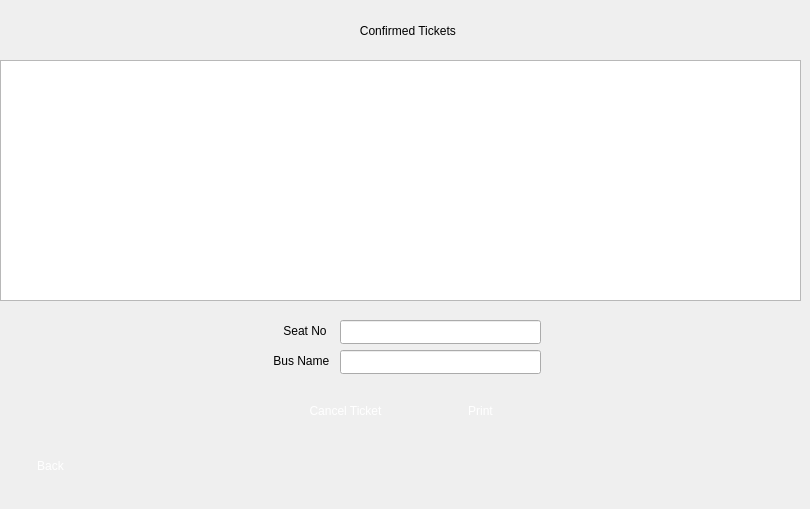
    <widget class="QWidget" name="My_ticket_page_2">
     <widget class="QPushButton" name="My_ticket_back_button_2">
      <property name="geometry">
       <rect>
        <x>10</x>
        <y>450</y>
        <width>81</width>
        <height>31</height>
       </rect>
      </property>
      <property name="styleSheet">
       <string notr="true">font: 700 9pt &quot;Segoe UI&quot;;
color: rgb(255, 255, 255);
image: url(:/new/prefix1/ImageC/button4.png);
border-style: solid;

 border-radius:10px;
 max-width:200px;
 max-height:200px;
 min-width:0px;
 min-height:0px;</string>
      </property>
      <property name="text">
       <string>Back</string>
      </property>
     </widget>
     <widget class="QLabel" name="label_25">
      <property name="geometry">
       <rect>
        <x>300</x>
        <y>10</y>
        <width>221</width>
        <height>41</height>
       </rect>
      </property>
      <property name="styleSheet">
       <string notr="true">font: 700 9pt &quot;Segoe UI&quot;;
</string>
      </property>
      <property name="text">
       <string>                  Confirmed Tickets</string>
      </property>
     </widget>
     <widget class="QTableView" name="tableView_3">
      <property name="geometry">
       <rect>
        <x>0</x>
        <y>60</y>
        <width>801</width>
        <height>241</height>
       </rect>
      </property>
      <property name="styleSheet">
       <string notr="true">background-image: url(:/image/E:/project pic/white.jpeg);</string>
      </property>
      <property name="sizeAdjustPolicy">
       <enum>QAbstractScrollArea::AdjustToContents</enum>
      </property>
      <property name="alternatingRowColors">
       <bool>false</bool>
      </property>
      <property name="selectionMode">
       <enum>QAbstractItemView::NoSelection</enum>
      </property>
      <property name="gridStyle">
       <enum>Qt::DotLine</enum>
      </property>
      <attribute name="horizontalHeaderVisible">
       <bool>true</bool>
      </attribute>
     </widget>
     <widget class="QLabel" name="label_31">
      <property name="geometry">
       <rect>
        <x>250</x>
        <y>310</y>
        <width>331</width>
        <height>131</height>
       </rect>
      </property>
      <property name="styleSheet">
       <string notr="true">background-image: url(:/image/E:/project pic/Black_colour.jpg);</string>
      </property>
      <property name="text">
       <string/>
      </property>
     </widget>
     <widget class="QLabel" name="label_32">
      <property name="geometry">
       <rect>
        <x>280</x>
        <y>320</y>
        <width>51</width>
        <height>21</height>
       </rect>
      </property>
      <property name="styleSheet">
       <string notr="true">font: 700 9pt &quot;Segoe UI&quot;;
background-image: url(:/image/E:/project pic/white.jpeg);</string>
      </property>
      <property name="text">
       <string> Seat No</string>
      </property>
     </widget>
     <widget class="QLabel" name="label_33">
      <property name="geometry">
       <rect>
        <x>270</x>
        <y>350</y>
        <width>61</width>
        <height>21</height>
       </rect>
      </property>
      <property name="styleSheet">
       <string notr="true">font: 700 9pt &quot;Segoe UI&quot;;
background-image: url(:/image/E:/project pic/white.jpeg);</string>
      </property>
      <property name="text">
       <string> Bus Name</string>
      </property>
     </widget>
     <widget class="QLineEdit" name="Cancel_ticket_seat">
      <property name="geometry">
       <rect>
        <x>340</x>
        <y>320</y>
        <width>201</width>
        <height>24</height>
       </rect>
      </property>
      <property name="styleSheet">
       <string notr="true">font: 700 9pt &quot;Segoe UI&quot;;
background-image: url(:/image/E:/project pic/white.jpeg);</string>
      </property>
     </widget>
     <widget class="QLineEdit" name="Cancel_ticket_bus">
      <property name="geometry">
       <rect>
        <x>340</x>
        <y>350</y>
        <width>201</width>
        <height>24</height>
       </rect>
      </property>
      <property name="styleSheet">
       <string notr="true">font: 700 9pt &quot;Segoe UI&quot;;
background-image: url(:/image/E:/project pic/white.jpeg);</string>
      </property>
     </widget>
     <widget class="QPushButton" name="Cancel_ticket_button">
      <property name="geometry">
       <rect>
        <x>290</x>
        <y>390</y>
        <width>111</width>
        <height>41</height>
       </rect>
      </property>
      <property name="styleSheet">
       <string notr="true">font: 700 9pt &quot;Segoe UI&quot;;
color: rgb(255, 255, 255);
image: url(:/new/prefix1/ImageC/button4.png);
border-style: solid;

 border-radius:10px;
 max-width:200px;
 max-height:200px;
 min-width:0px;
 min-height:0px;</string>
      </property>
      <property name="text">
       <string>Cancel Ticket</string>
      </property>
     </widget>
     <widget class="QPushButton" name="Print_ticket_button">
      <property name="geometry">
       <rect>
        <x>430</x>
        <y>390</y>
        <width>101</width>
        <height>41</height>
       </rect>
      </property>
      <property name="styleSheet">
       <string notr="true">font: 700 9pt &quot;Segoe UI&quot;;
color: rgb(255, 255, 255);
image: url(:/new/prefix1/ImageC/button4.png);
border-style: solid;

 border-radius:10px;
 max-width:200px;
 max-height:200px;
 min-width:0px;
 min-height:0px;</string>
      </property>
      <property name="text">
       <string>Print</string>
      </property>
     </widget>
     <widget class="QLabel" name="label_50">
      <property name="geometry">
       <rect>
        <x>0</x>
        <y>-60</y>
        <width>800</width>
        <height>500</height>
       </rect>
      </property>
      <property name="text">
       <string/>
      </property>
      <property name="pixmap">
       <pixmap resource="ResourceC.qrc">:/new/prefix1/ImageC/back12.jpeg</pixmap>
      </property>
      <property name="scaledContents">
       <bool>true</bool>
      </property>
     </widget>
     <zorder>label_50</zorder>
     <zorder>My_ticket_back_button_2</zorder>
     <zorder>label_25</zorder>
     <zorder>tableView_3</zorder>
     <zorder>label_31</zorder>
     <zorder>label_32</zorder>
     <zorder>label_33</zorder>
     <zorder>Cancel_ticket_seat</zorder>
     <zorder>Cancel_ticket_bus</zorder>
     <zorder>Cancel_ticket_button</zorder>
     <zorder>Print_ticket_button</zorder>
    </widget>
